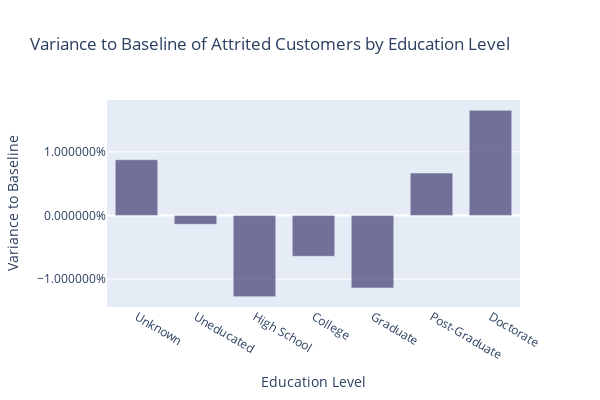

Here is the notebook cell this chart was saved with:
### Markdown cell above
Although the percentage difference is minimal, interestingly attrited customers tend to hold more higher education (post-graduate and doctorate degrees) compared to existing customers.

### Code cell
order_cat = ['Unknown', 'Uneducated', 'High School', 
              'College', 'Graduate', 'Post-Graduate', 'Doctorate']
plot_var_to_baseline('educ_cat', 'Education Level', order_cat)

### Figure 1 — Plotly figure (JSON) as saved in the notebook; plotly's stock layout.template omitted (floating-point values rounded to 4 significant figures)
{"data": [{"marker": {"color": "rgba(64, 60, 115, 0.7)"}, "name": "Attrited vs. Existing Customers", "type": "bar", "x": ["College", "Doctorate", "Graduate", "High School", "Post-Graduate", "Uneducated", "Unknown"], "y": [-0.006406, 0.01651, -0.01138, -0.01275, 0.006663, -0.001392, 0.008757]}], "layout": {"bargap": 0.2, "bargroupgap": 0.1, "barmode": "stack", "height": 400, "title": {"text": "Variance to Baseline of Attrited Customers by Education Level"}, "width": 600, "xaxis": {"categoryarray": ["Unknown", "Uneducated", "High School", "College", "Graduate", "Post-Graduate", "Doctorate"], "categoryorder": "array", "tickangle": 30, "tickfont": {"size": 12}, "title": {"font": {"size": 14}, "text": "Education Level"}}, "yaxis": {"tickfont": {"size": 12}, "tickformat": "%", "title": {"font": {"size": 14}, "text": "Variance to Baseline"}}}}
